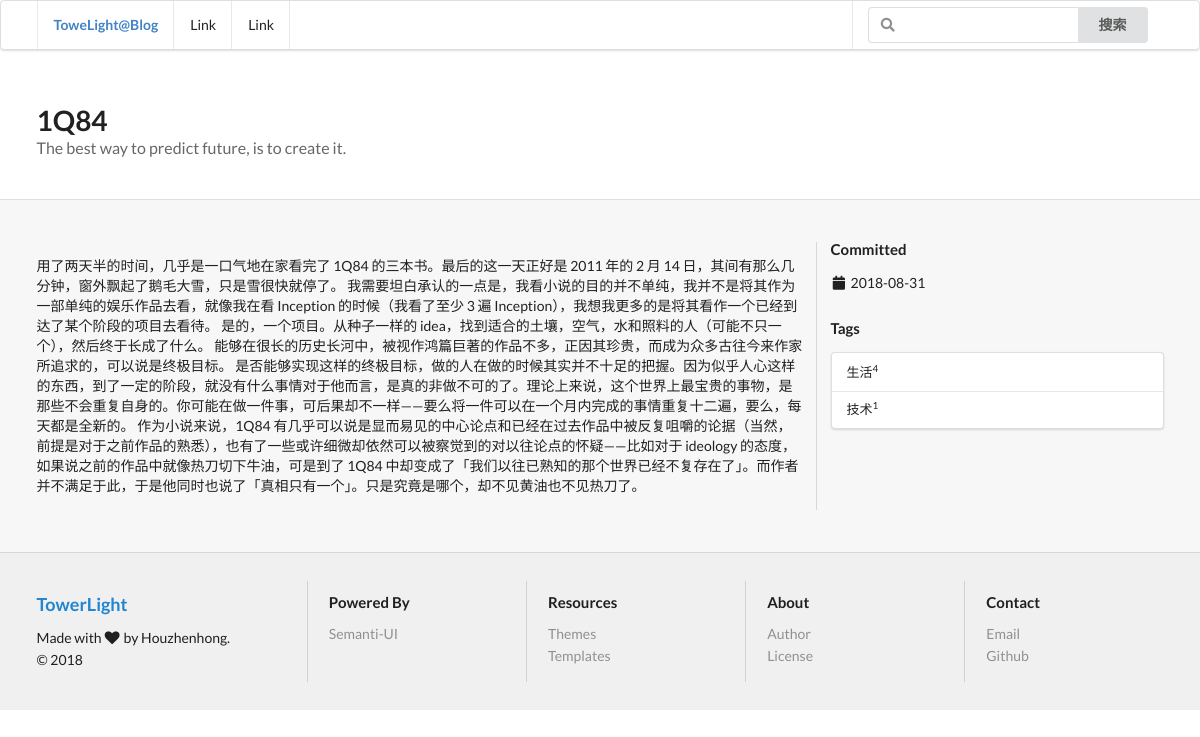
/detail/3, run on the app's committed database.
### blogapp/models.py (models this page shows, shortened)
class Article(models.Model):
    title = models.CharField('标题', null=True, blank=True, max_length=50)
    content = models.TextField('正文', null=True, blank=True, max_length=10000)
    tag = models.ManyToManyField('Tag', verbose_name='标签集合', blank=True)
    add_date = models.DateTimeField('保存日期', default=timezone.now)

class Tag(models.Model):
    name = models.CharField('标签名', max_length=30)

### blogapp/views.py (the view)
# urls.py: path('detail/<int:post>', detail, name='detail'),
def detail(request, post):
    context = {}
    context['article_str'] = Article.objects.filter(id=post)
    context['tag_list'] = Tag.objects.annotate(num_posts=Count('article'))
    return render(request, 'detail.html', context)

### blogapp/templates/detail.html (shortened to what this page needs)
<!DOCTYPE html>
{% load staticfiles %}
<html>
<head>
    <link href="https://cdn.bootcss.com/semantic-ui/2.3.1/semantic.min.css" rel="stylesheet">
    <link href="{% static 'costom.css' %}" rel="stylesheet">
</head>
<body>
    <div class="pusher">
        <div class="ui menu">
            <div class="ui container">
                <div class="header item"><a href="/">ToweLight@Blog</a></div>
                <a class="item">Link</a>
                <a class="item">Link</a>
                <div class="right menu">
                    <div class="item">
                        <div class="ui action left icon input">
                        <input type="text" placeholder="">
                        <button class="ui button">搜索</button>
                        </div>
                    </div>
                </div>
            </div>
        </div>
        <div class="ui vertical stripe segment">
            <div class="ui container">
                <h1 class="ui header">
                    {% for article in article_str %}
                        {{ article.title }}
                    {% endfor %}
                <div class="sub header quote">The best way to predict future, is to create it.</div>
                </h1>
            </div>
        </div>
        <div class="ui vertical stripe segment blog">
            <div class="ui divided grid stackable container">
                <div class="row">
                    <article class="eleven wide column">
					<div class="ui vertical segment">
                    {% for article in article_str %}
						<p>{{ article.content }}</p>
                    {% endfor %}
                    </div>
                    </article>
                    <aside class="five wide column">
                        <div class="ui small header">
                            Committed
                        </div>
                        <date><i class="calendar icon"></i>{% for article in article_str %}{{ article.add_date|date:"Y-m-d" }}{% endfor %}</date>
                    	<div class="ui small header">
                          	Tags
                        </div>
                        <div class="ui small vertical fluid menu">
							{% for tag in tag_list %}
								<a class="item" href="{% url 'tag' tag.id %}">{{ tag.name }}<sup>{{ tag.num_posts }}</sup></a>
							{% endfor %}
                        </div>
                    </aside>
                </div>
            </div>
		</div>
		<footer>
			<div class="ui vertical stripe segment">
				<div class="ui container">
					<div class="ui stackable relaxed divided grid">
						<div class="four wide column">
							<h3 class="ui blue header">
								TowerLight
							</h3>
							<div class="ui list">
								<div class="item">
									Made with <i class="heart icon"></i> by Houzhenhong.
								</div>
								<div class="item">
									© 2018
								</div>
							</div>
						</div>
						<div class="three wide column">
							<h4 class="ui header">
								Powered By
							</h4>
							<div class="ui link list">
								<a class="item" href="https://semantic-ui.com" target="_blank">Semanti-UI</a>
							</div>
						</div>
						<div class="three wide column">
							<h4 class="ui header">
								Resources
							</h4>
							<div class="ui link list">
								<a class="item" href="http://semantic-ui-forest.com/themes" target="_blank">Themes</a><a class="item" href="http://semantic-ui-forest.com/templates" target="_blank">Templates</a>
							</div>
						</div>
						<div class="three wide column">
							<h4 class="ui header">
								About
							</h4>
							<div class="ui link list">
								<a class="item" href="https://github.com/semantic-ui-forest/semantic-ui-forest/graphs/contributors" target="_blank">Author</a>
								<a class="item" href="https://github.com/semantic-ui-forest/semantic-ui-forest/blob/master/LICENSE" target="_blank">License</a>
							</div>
						</div>
						<div class="three wide column">
							<h4 class="ui header">
								Contact
							</h4>
							<div class="ui link list">
								<a class="item" href="mailto:semantic-ui-forest@pptype.com">Email</a><a class="item" href="https://github.com/semantic-ui-forest" target="_blank">Github</a>
							</div>
						</div>
					</div>
				</div>
			</div>
		</footer>
	</div>
</body>
</html>

### blogapp/static/costom.css (style rules this page uses)
body { -webkit-font-smoothing: antialiased; -moz-osx-font-smoothing: grayscale; text-rendering: optimizeLegibility; background-image: url("http://semantic-ui-forest.com/static/images/common/snow.png") !important; background-repeat: repeat !important; }
body .ui.menu { background: none; }
.ui.vertical.stripe.segment { padding: 3rem 0; }
.ui.vertical.stripe.segment.blog { background-color: rgba(0, 0, 0, 0.03); }
footer > .ui.vertical.stripe.segment { background-color: rgba(0, 0, 0, 0.06); }

### data on the page
Article: title "1Q84", content "用了两天半的时间，几乎是一口气地在家看完了 1Q84 的三本书。最后的这一天正好是 2011 年的 2 月 14 日，其间有那么几分钟，窗外飘起了鹅毛大雪，只是雪很快就停了。 我需要坦白承认的一点是，我看小说的目的并不单纯，我并不是将其作为一部单纯的娱乐作品去看，就像我在看 Inception 的时候（我看了至少 3 遍 Inception），我想我更多的是将其看作一个已经到达了某个阶段的项目去看待。 是的，一个项目。从种子一样的 idea，找到适合的土壤，空气，水和照料的人（可能不只一个），然后终于长成了什么。 能够在很长的历史长河中，被视作鸿篇巨著的作品不多，正因其珍贵，而成为众多古往今来作家所追求的，可以说是终极目标。 是否能够实现这样的终极目标，做的人在做的时候其实并不十足的把握。因为似乎人心这样的东西，到了一定的阶段，就没有什么事情对于他而言，是真的非做不可的了。理论上来说，这个世界上最宝贵的事物，是那些不会重复自身的。你可能在做一件事，可后果却不一样——要么将一件可以在一个月内完成的事情重复十二遍，要么，每天都是全新的。 作为小说来说，1Q84 有几乎可以说是显而易见的中心论点和已经在过去作品中被反复咀嚼的论据（当然，前提是对于之前作品的熟悉），也有了一些或许细微却依然可以被察觉到的对以往论点的怀疑——比如对于 ideology 的态度，如果说之前的作品中就像热刀切下牛油，可是到了 1Q84 中却变成了「我们以往已熟知的那个世界已经不复存在了」。而作者并不满足于此，于是他同时也说了「真相只有一个」。只是究竟是哪个，却不见黄油也不见热刀了。", add_date "2018-08-31"
Tag: name "生活", num_posts "4"
Tag: name "技术", num_posts "1"
